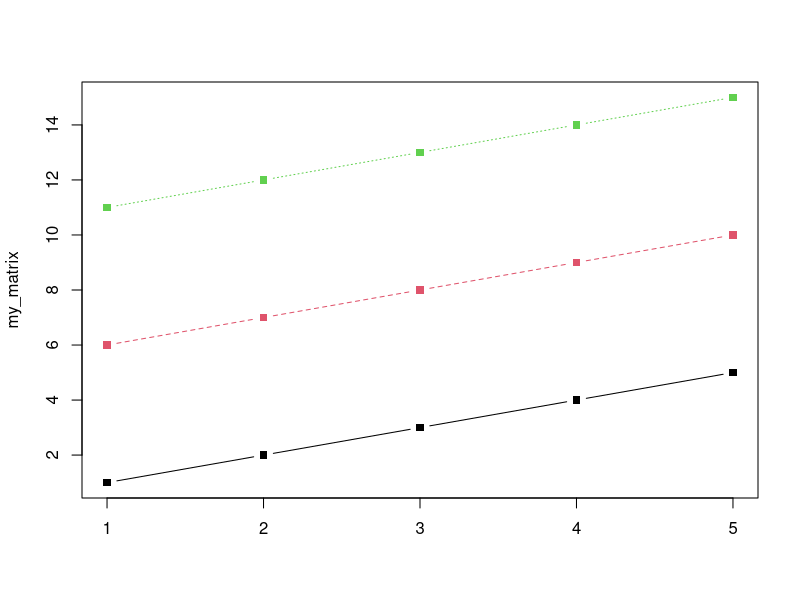
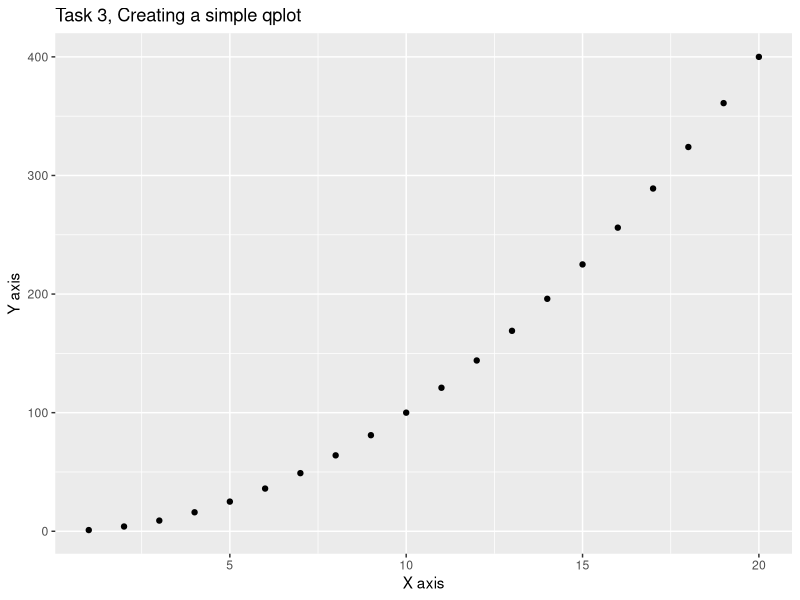
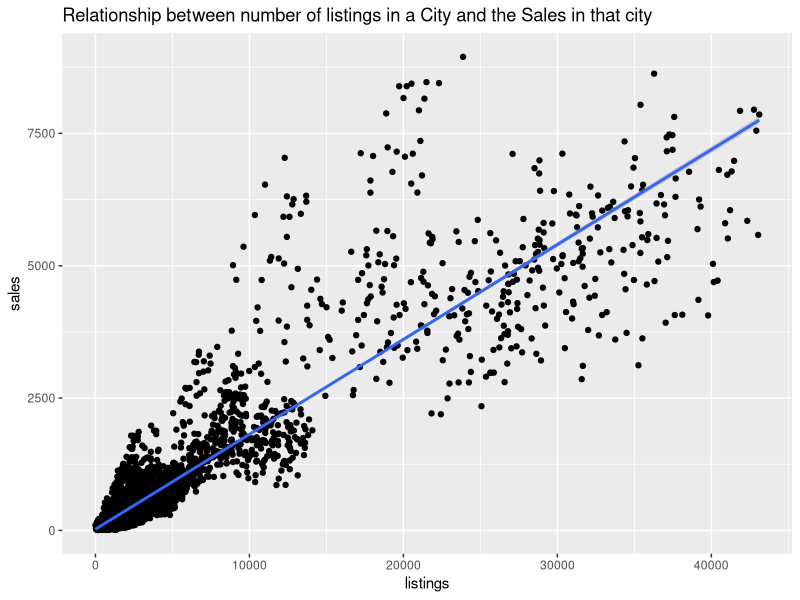
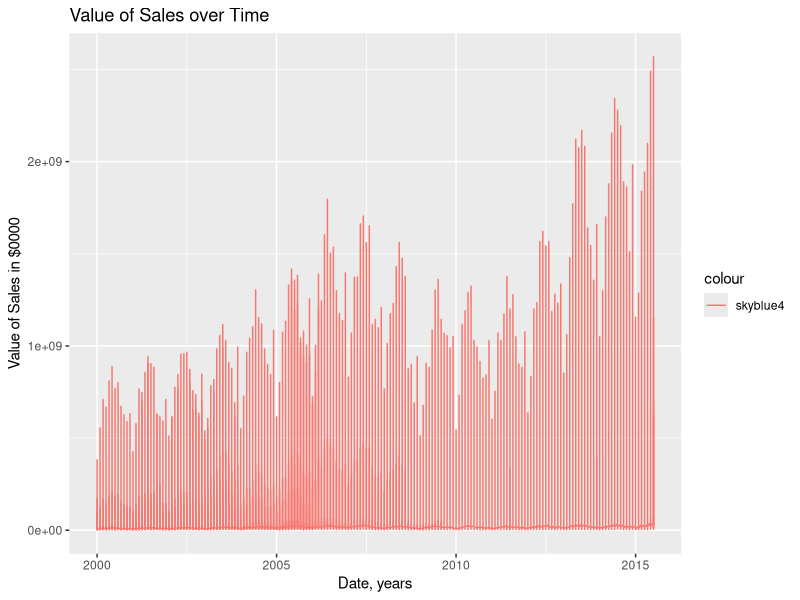
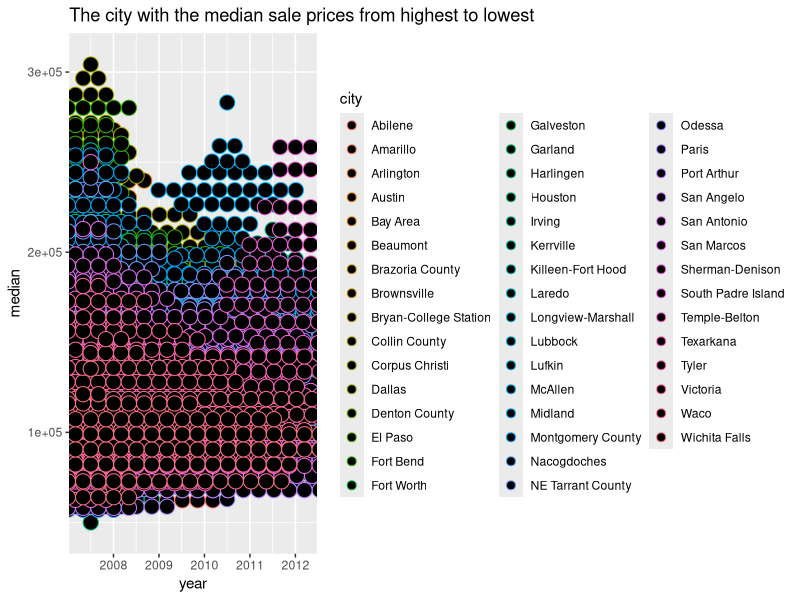
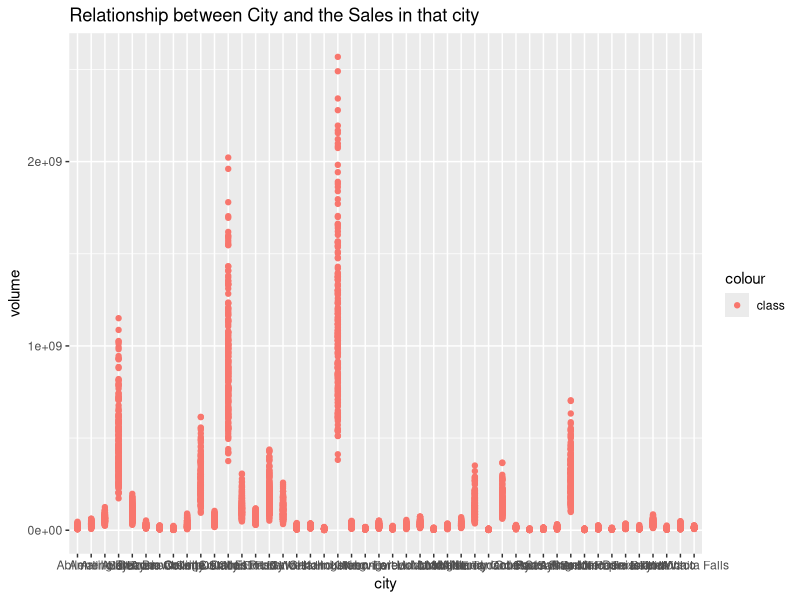

R code for these plots, in order:
#Task 1, converting vectors to a matrix 
a <-c(1,2,3,4,5) 
b <-c(6,7,8,9,10) 
c <-c(11,12,13,14,15)
combined_mat <- cbind(a,b,c)
combined_mat
my_matrix <- matrix(combined_mat,nrow=5,ncol=3)
print(my_matrix)
#Converting the matrix into a graph
matplot(my_matrix, type='b',pch=15,col=1:3)

#Task 2 Employee Dataframe
employeeA <- c('Jill Brown', 44, 'Female', 'Accounts Manager', 5)
employeeB <- c('Henry Green',28,'Male','Web Developer',1)
employeeC <- c('Joe Davis',30,'Male','Human Resources',3)
employeeD <- c('Harriet Thoms', 36, 'Female', 'PR',3)
employeeE <- c('Adrienne Hoover', 32,'Female', 'Office Administrator', 6)

frame <- data.frame(employeeA,employeeB,employeeC,employeeD,employeeE)

print(frame)

#Task 3 Graph Plot
install.packages("ggplot2", dependancies=TRUE)

library(ggplot2)
x <- seq(1:20)
y <- x^2
qplot(x,y,geom='point')+ xlab("X axis") + ylab("Y axis") +ggtitle("Task 3, Creating a simple qplot")


#Task 4 Data Visualization of Texas Housing
ggplot2::txhousing

?txhousing
txhousing
#Is there a relationship between listings and number of sales
ggplot(data = txhousing, aes(x = listings, y = sales)) +
  geom_point() +
  geom_smooth(method = "lm")+
  ggtitle("Relationship between number of listings in a City and the Sales in that city")
  

#Is there a relationship between date and value of sales over time
qplot(data=txhousing,x=date,y=volume, geom='line', colour='skyblue4')+ xlab("Date, years") + ylab('Value of Sales in $0000') +ggtitle("Value of Sales over Time")

#Further analysis on the trend between The Year and median sale price

qplot(year, median, data = txhousing, 
      geom = "dotplot", stackdir = "center", binaxis = "y",
      color = city, fill = year)+ggtitle("The city with the median sale prices from highest to lowest")
#Which cities had the highest total sales value
qplot(city, volume, data = txhousing, 
      geom="point",colour="class")+ ggtitle("Relationship between City and the Sales in that city")
